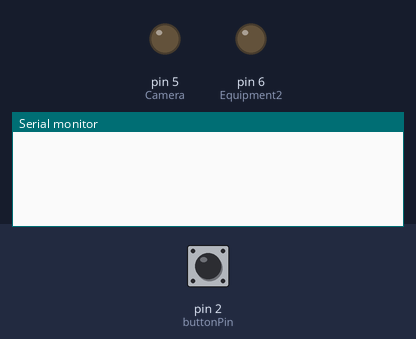
Recording of a sketch running on a simulated Arduino Uno, built with avr-gcc and run on an emulated ATmega328P. Shown: output pins drawn as LEDs (lit = HIGH), the last lines printed to the serial monitor. Inputs (shaded band) come from the test bench; at power-on: pin 2 (buttonPin) LOW.

Above: at 1.2 s.
1.3 s: pin 2 (buttonPin) pulled HIGH for 0.15 s
At 1.31 s:
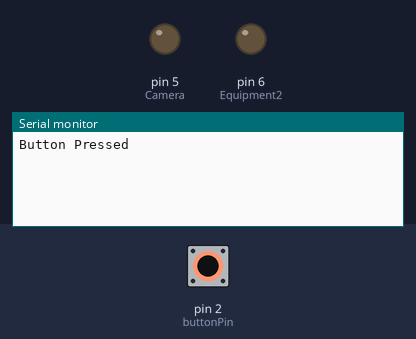
At 1.69 s:
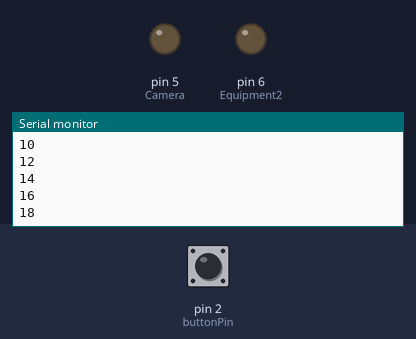
Timing chart, 0 to 4.3 s (numbered marks = the images above; inputs shaded):
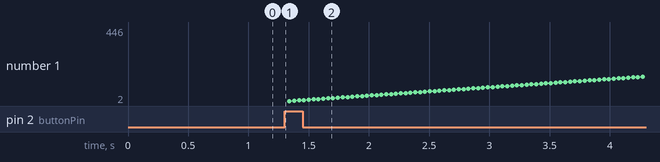

The sketch:

TTL_Camera_25Hz_Equip_50Hz_sync.ino
```cpp
// (licence header left out)
// Using an Arduino Uno board, send TTL signals to a camera and another device (equipment2)
// at two different frequencies: camera acquisition at 25 Hz and equipment2 at 50 Hz
// The TTL signal is initiated when you press a button.

unsigned long ii = 0;
int buttonPin = 2 ;  // Plug the button to digital pin#2. See https://www.arduino.cc/en/tutorial/button for the schematic
int Camera = 5;      // Connect the camera to digital pin#5
int Equipment2 = 6;  // Connect Equipment2 to digital pin#6
int proceed = 0;     // Start stopped
int val = 0;

void setup()
{

  Serial.begin(9600);           // Initialize serial output, so you can see the print statement in Serial Monitor.
  pinMode(buttonPin, INPUT);    // Read digital input from #2
  pinMode(Camera, OUTPUT);      // Send digital output to #5 (camera)
  pinMode(Equipment2, OUTPUT);  // Send digital output to #6 (Equipment2)


}

void loop() {
  val = digitalRead(buttonPin);

  if (val == HIGH)
  {
    Serial.println("Button Pressed");
    proceed = 255;                  // When the button is pressed, change the value of proceed to 255
  }
  if (proceed == 255)             // When the button is pressed, the while loop that send TTL signals starts
  {
    while (ii <= 1200000)   // The number here sets the total number of TTL pulses for Equipment2
    {
      digitalWrite(Camera, HIGH);     // A TTL pulse to the camera starts
      digitalWrite(Equipment2, HIGH); // A TTL pulse to the Equipment2 starts

      delay (5); // 3. TTL ON duration in ms

      digitalWrite(Camera, LOW);      // A TTL pulse to the camera stops
      digitalWrite(Equipment2, LOW);  // A TTL pulse to Equipment2 stops

      delay(15); // 4. TTL OFF duration in ms

      // The second pulse for Equipment2 starts
      digitalWrite(Equipment2, HIGH); // A TTL pulse to the Equipment2 starts

      delay (5); // 3. TTL ON duration in ms

      digitalWrite(Equipment2, LOW);  // A TTL pulse to Equipment2 stops

      delay(15); // 4. TTL OFF duration in ms

      ii = ii + 2;
      Serial.println(ii, DEC);
    }
  }
  else
  {   // Enter code here if you want to run something when the pushbutton has not been pressed.
  }

}
```

Measured:
- after the input at 1.3 s, the serial monitor: prints a new line at once (image 1)
